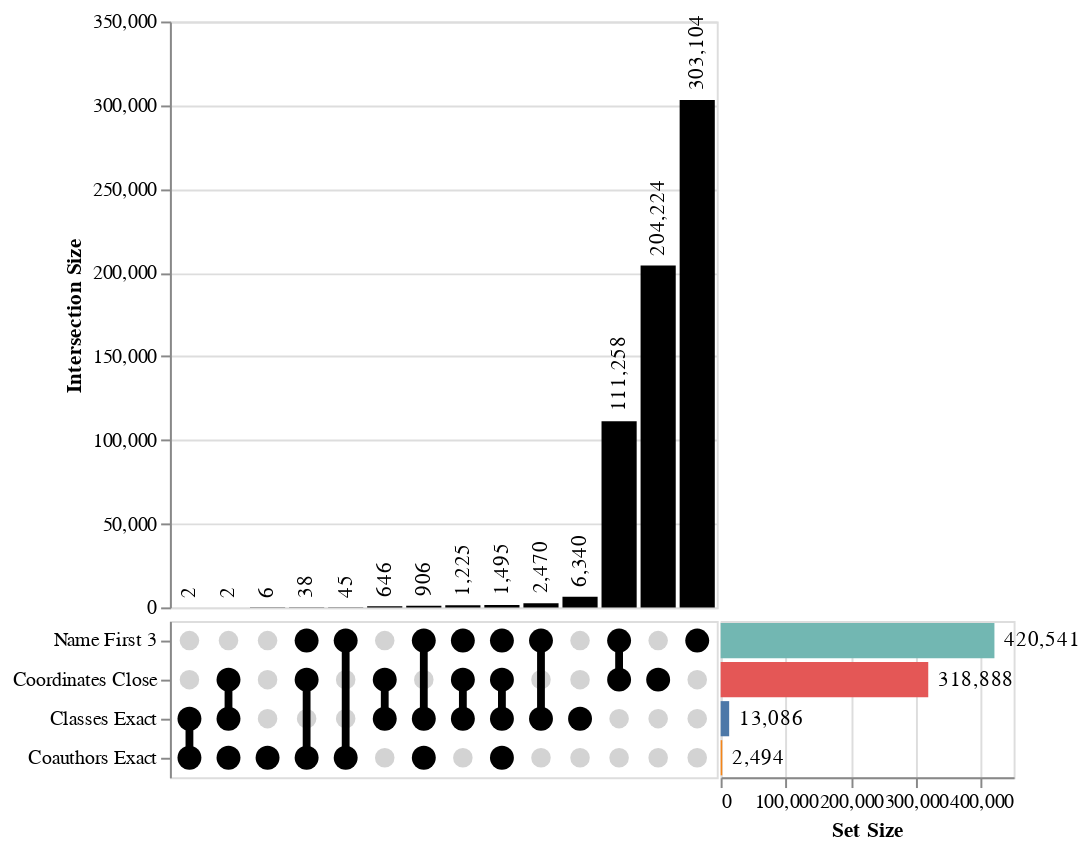

Source (notebook cell):
### Markdown cell above
We can also inspect which blocking rules were most to blame for the generated
pairs. If some rules generate a huge amount of comparisons, it might be worth
trying to make them more restrictive so we get better performance. Or, if some
blocking rules aren't generating any comparisons, that might be an indication
that we have a bug in there somewhere.

### Code cell
from mismo.block import upset_plot  # noqa: E402

upset_plot(blocked)

### Figure 1 — Vega-Lite specification as saved in the notebook (floating-point values rounded to 4 significant figures)
{"config": {"view": {"continuousWidth": 300, "continuousHeight": 300}}, "vconcat": [{"layer": [{"mark": {"type": "bar", "color": "black"}, "encoding": {"x": {"axis": null, "field": "intersection_id", "sort": {"field": "intersection_size"}, "type": "ordinal"}, "y": {"field": "intersection_size", "title": "Intersection Size", "type": "quantitative"}}, "transform": [{"filter": "(datum.set === 'Name First 3')"}]}, {"mark": {"type": "text", "align": "left", "angle": 270, "dx": 5}, "encoding": {"text": {"field": "intersection_size", "format": ",", "type": "quantitative"}, "x": {"axis": null, "field": "intersection_id", "sort": {"field": "intersection_size"}, "type": "ordinal"}, "y": {"field": "intersection_size", "title": "Intersection Size", "type": "quantitative"}}, "transform": [{"filter": "(datum.set === 'Name First 3')"}]}]}, {"hconcat": [{"layer": [{"mark": {"type": "circle", "color": "lightgray", "opacity": 1, "size": 100}, "encoding": {"x": {"axis": null, "field": "intersection_id", "sort": {"field": "intersection_size"}, "type": "ordinal"}, "y": {"axis": {"title": ""}, "field": "set", "sort": ["Name First 3", "Coordinates Close", "Classes Exact", "Coauthors Exact"], "type": "ordinal"}}}, {"mark": {"type": "bar", "color": "black", "size": 4}, "encoding": {"x": {"axis": null, "field": "intersection_id", "sort": {"field": "intersection_size"}, "type": "ordinal"}, "y": {"aggregate": {"argmin": "set_order"}, "field": "set", "scale": {"domain": ["Name First 3", "Coordinates Close", "Classes Exact", "Coauthors Exact"]}, "type": "ordinal"}, "y2": {"aggregate": {"argmax": "set_order"}, "field": "set"}}, "transform": [{"filter": "datum.is_intersect"}]}, {"mark": {"type": "circle", "color": "black", "opacity": 1, "size": 150}, "encoding": {"x": {"axis": null, "field": "intersection_id", "sort": {"field": "intersection_size"}, "type": "ordinal"}, "y": {"axis": {"title": ""}, "field": "set", "sort": ["Name First 3", "Coordinates Close", "Classes Exact", "Coauthors Exact"], "type": "ordinal"}}, "transform": [{"filter": "datum.is_intersect"}]}]}, {"layer": [{"mark": {"type": "bar"}, "encoding": {"color": {"field": "set", "legend": null, "type": "nominal"}, "x": {"aggregate": "sum", "field": "intersection_size", "title": "Set Size", "type": "quantitative"}, "y": {"axis": null, "field": "set", "sort": ["Name First 3", "Coordinates Close", "Classes Exact", "Coauthors Exact"], "type": "ordinal"}}, "transform": [{"filter": "datum.is_intersect"}]}, {"mark": {"type": "text", "align": "left", "dx": 5}, "encoding": {"text": {"aggregate": "sum", "field": "intersection_size", "format": ",", "type": "quantitative"}, "x": {"aggregate": "sum", "field": "intersection_size", "title": "Set Size", "type": "quantitative"}, "y": {"axis": null, "field": "set", "sort": ["Name First 3", "Coordinates Close", "Classes Exact", "Coauthors Exact"], "type": "ordinal"}}, "transform": [{"filter": "datum.is_intersect"}]}], "width": 150}], "spacing": 0}], "data": {"name": "data-b2851bb18842fd0497908c94bc3e2457"}, "spacing": 0, "$schema": "https://vega.github.io/schema/vega-lite/v5.15.1.json", "datasets": {"data-b2851bb18842fd0497908c94bc3e2457": [{"intersection_id": 0, "intersection_size": 1495, "intersection_degree": 4, "set": "Coordinates Close", "is_intersect": true, "set_order": 0}, {"intersection_id": 1, "intersection_size": 204224, "intersection_degree": 1, "set": "Coordinates Close", "is_intersect": true, "set_order": 0}, {"intersection_id": 2, "intersection_size": 303104, "intersection_degree": 1, "set": "Coordinates Close", "is_intersect": false, "set_order": 0}, {"intersection_id": 3, "intersection_size": 38, "intersection_degree": 3, "set": "Coordinates Close", "is_intersect": true, "set_order": 0}, {"intersection_id": 4, "intersection_size": 1225, "intersection_degree": 3, "set": "Coordinates Close", "is_intersect": true, "set_order": 0}, {"intersection_id": 5, "intersection_size": 2, "intersection_degree": 2, "set": "Coordinates Close", "is_intersect": false, "set_order": 0}, {"intersection_id": 6, "intersection_size": 906, "intersection_degree": 3, "set": "Coordinates Close", "is_intersect": false, "set_order": 0}, {"intersection_id": 7, "intersection_size": 6, "intersection_degree": 1, "set": "Coordinates Close", "is_intersect": false, "set_order": 0}, {"intersection_id": 8, "intersection_size": 2470, "intersection_degree": 2, "set": "Coordinates Close", "is_intersect": false, "set_order": 0}, {"intersection_id": 9, "intersection_size": 6340, "intersection_degree": 1, "set": "Coordinates Close", "is_intersect": false, "set_order": 0}, {"intersection_id": 10, "intersection_size": 646, "intersection_degree": 2, "set": "Coordinates Close", "is_intersect": true, "set_order": 0}, {"intersection_id": 11, "intersection_size": 2, "intersection_degree": 3, "set": "Coordinates Close", "is_intersect": true, "set_order": 0}, {"intersection_id": 12, "intersection_size": 45, "intersection_degree": 2, "set": "Coordinates Close", "is_intersect": false, "set_order": 0}, {"intersection_id": 13, "intersection_size": 111258, "intersection_degree": 2, "set": "Coordinates Close", "is_intersect": true, "set_order": 0}, {"intersection_id": 0, "intersection_size": 1495, "intersection_degree": 4, "set": "Name First 3", "is_intersect": true, "set_order": 1}, {"intersection_id": 1, "intersection_size": 204224, "intersection_degree": 1, "set": "Name First 3", "is_intersect": false, "set_order": 1}, {"intersection_id": 2, "intersection_size": 303104, "intersection_degree": 1, "set": "Name First 3", "is_intersect": true, "set_order": 1}, {"intersection_id": 3, "intersection_size": 38, "intersection_degree": 3, "set": "Name First 3", "is_intersect": true, "set_order": 1}, {"intersection_id": 4, "intersection_size": 1225, "intersection_degree": 3, "set": "Name First 3", "is_intersect": true, "set_order": 1}, {"intersection_id": 5, "intersection_size": 2, "intersection_degree": 2, "set": "Name First 3", "is_intersect": false, "set_order": 1}, {"intersection_id": 6, "intersection_size": 906, "intersection_degree": 3, "set": "Name First 3", "is_intersect": true, "set_order": 1}, {"intersection_id": 7, "intersection_size": 6, "intersection_degree": 1, "set": "Name First 3", "is_intersect": false, "set_order": 1}, {"intersection_id": 8, "intersection_size": 2470, "intersection_degree": 2, "set": "Name First 3", "is_intersect": true, "set_order": 1}, {"intersection_id": 9, "intersection_size": 6340, "intersection_degree": 1, "set": "Name First 3", "is_intersect": false, "set_order": 1}, {"intersection_id": 10, "intersection_size": 646, "intersection_degree": 2, "set": "Name First 3", "is_intersect": false, "set_order": 1}, {"intersection_id": 11, "intersection_size": 2, "intersection_degree": 3, "set": "Name First 3", "is_intersect": false, "set_order": 1}, {"intersection_id": 12, "intersection_size": 45, "intersection_degree": 2, "set": "Name First 3", "is_intersect": true, "set_order": 1}, {"intersection_id": 13, "intersection_size": 111258, "intersection_degree": 2, "set": "Name First 3", "is_intersect": true, "set_order": 1}, {"intersection_id": 0, "intersection_size": 1495, "intersection_degree": 4, "set": "Coauthors Exact", "is_intersect": true, "set_order": 2}, {"intersection_id": 1, "intersection_size": 204224, "intersection_degree": 1, "set": "Coauthors Exact", "is_intersect": false, "set_order": 2}, {"intersection_id": 2, "intersection_size": 303104, "intersection_degree": 1, "set": "Coauthors Exact", "is_intersect": false, "set_order": 2}, {"intersection_id": 3, "intersection_size": 38, "intersection_degree": 3, "set": "Coauthors Exact", "is_intersect": true, "set_order": 2}, {"intersection_id": 4, "intersection_size": 1225, "intersection_degree": 3, "set": "Coauthors Exact", "is_intersect": false, "set_order": 2}, {"intersection_id": 5, "intersection_size": 2, "intersection_degree": 2, "set": "Coauthors Exact", "is_intersect": true, "set_order": 2}, {"intersection_id": 6, "intersection_size": 906, "intersection_degree": 3, "set": "Coauthors Exact", "is_intersect": true, "set_order": 2}, {"intersection_id": 7, "intersection_size": 6, "intersection_degree": 1, "set": "Coauthors Exact", "is_intersect": true, "set_order": 2}, {"intersection_id": 8, "intersection_size": 2470, "intersection_degree": 2, "set": "Coauthors Exact", "is_intersect": false, "set_order": 2}, {"intersection_id": 9, "intersection_size": 6340, "intersection_degree": 1, "set": "Coauthors Exact", "is_intersect": false, "set_order": 2}, {"intersection_id": 10, "intersection_size": 646, "intersection_degree": 2, "set": "Coauthors Exact", "is_intersect": false, "set_order": 2}, {"intersection_id": 11, "intersection_size": 2, "intersection_degree": 3, "set": "Coauthors Exact", "is_intersect": true, "set_order": 2}, {"intersection_id": 12, "intersection_size": 45, "intersection_degree": 2, "set": "Coauthors Exact", "is_intersect": true, "set_order": 2}, {"intersection_id": 13, "intersection_size": 111258, "intersection_degree": 2, "set": "Coauthors Exact", "is_intersect": false, "set_order": 2}, {"intersection_id": 0, "intersection_size": 1495, "intersection_degree": 4, "set": "Classes Exact", "is_intersect": true, "set_order": 3}, {"intersection_id": 1, "intersection_size": 204224, "intersection_degree": 1, "set": "Classes Exact", "is_intersect": false, "set_order": 3}, {"intersection_id": 2, "intersection_size": 303104, "intersection_degree": 1, "set": "Classes Exact", "is_intersect": false, "set_order": 3}, {"intersection_id": 3, "intersection_size": 38, "intersection_degree": 3, "set": "Classes Exact", "is_intersect": false, "set_order": 3}, {"intersection_id": 4, "intersection_size": 1225, "intersection_degree": 3, "set": "Classes Exact", "is_intersect": true, "set_order": 3}, {"intersection_id": 5, "intersection_size": 2, "intersection_degree": 2, "set": "Classes Exact", "is_intersect": true, "set_order": 3}, {"intersection_id": 6, "intersection_size": 906, "intersection_degree": 3, "set": "Classes Exact", "is_intersect": true, "set_order": 3}, {"intersection_id": 7, "intersection_size": 6, "intersection_degree": 1, "set": "Classes Exact", "is_intersect": false, "set_order": 3}, {"intersection_id": 8, "intersection_size": 2470, "intersection_degree": 2, "set": "Classes Exact", "is_intersect": true, "set_order": 3}, {"intersection_id": 9, "intersection_size": 6340, "intersection_degree": 1, "set": "Classes Exact", "is_intersect": true, "set_order": 3}, {"intersection_id": 10, "intersection_size": 646, "intersection_degree": 2, "set": "Classes Exact", "is_intersect": true, "set_order": 3}, {"intersection_id": 11, "intersection_size": 2, "intersection_degree": 3, "set": "Classes Exact", "is_intersect": true, "set_order": 3}, {"intersection_id": 12, "intersection_size": 45, "intersection_degree": 2, "set": "Classes Exact", "is_intersect": false, "set_order": 3}, {"intersection_id": 13, "intersection_size": 111258, "intersection_degree": 2, "set": "Classes Exact", "is_intersect": false, "set_order": 3}]}}
